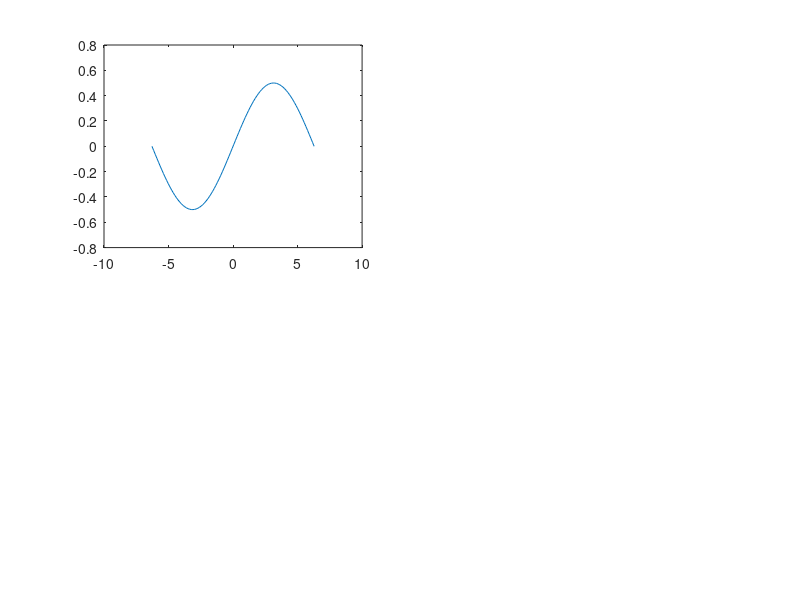

The MATLAB source for this figure: (Note: this script raises an error after producing the figure.)
clc;clear;
k1 = 0.5;
k2 = 1;
x = linspace(-2*pi,2*pi);
y = k1* sin(k1*x);
g = cos( k2*x );

subplot(2,2,1)
plot(x,y)
subtitle("k_{1}* sin(k_{1}*x)")
legend("y = f(x)")
grid on
xlabel("x")
ylabel("y")

%  2 iwersze 2 kolumny i pozycja w gridzie
subplot(2,2,2)
plot(x,g, 'r')
subtitle("cos( k_{2} * x )")
legend( "y = g(x)" )
xlabel("x")
ylabel("y")

